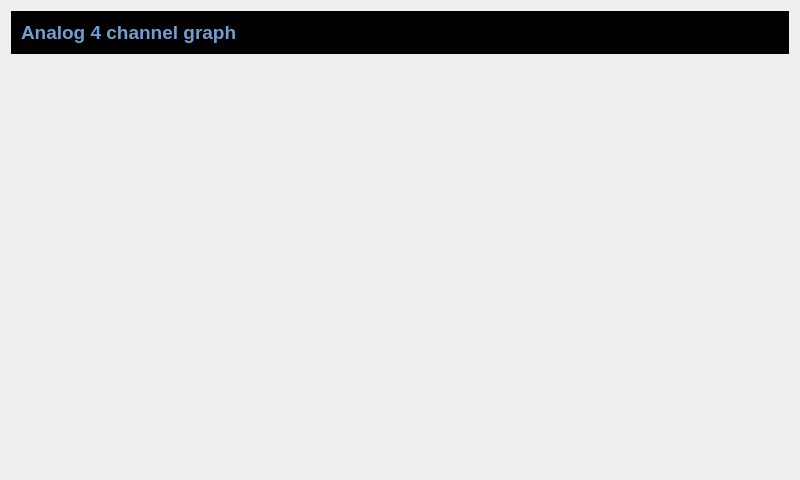
<?xml version="1.0" encoding="UTF-8"?>
<ui version="4.0">
 <class>analog</class>
 <widget class="QWidget" name="analog">
  <property name="geometry">
   <rect>
    <x>0</x>
    <y>0</y>
    <width>800</width>
    <height>480</height>
   </rect>
  </property>
  <property name="windowTitle">
   <string>Form</string>
  </property>
  <layout class="QVBoxLayout" name="verticalLayout">
   <item>
    <widget class="QFrame" name="frame">
     <property name="sizePolicy">
      <sizepolicy hsizetype="Preferred" vsizetype="Fixed">
       <horstretch>0</horstretch>
       <verstretch>0</verstretch>
      </sizepolicy>
     </property>
     <property name="styleSheet">
      <string notr="true">background-color: rgb(0, 0, 0);</string>
     </property>
     <property name="frameShape">
      <enum>QFrame::StyledPanel</enum>
     </property>
     <property name="frameShadow">
      <enum>QFrame::Raised</enum>
     </property>
     <layout class="QHBoxLayout" name="horizontalLayout">
      <item>
       <widget class="QLabel" name="label">
        <property name="font">
         <font>
          <pointsize>14</pointsize>
          <weight>75</weight>
          <bold>true</bold>
         </font>
        </property>
        <property name="styleSheet">
         <string notr="true">color: rgb(114, 159, 207);</string>
        </property>
        <property name="text">
         <string>Analog 4 channel graph</string>
        </property>
       </widget>
      </item>
      <item>
       <widget class="QPushButton" name="btnExit">
        <property name="sizePolicy">
         <sizepolicy hsizetype="Fixed" vsizetype="Fixed">
          <horstretch>0</horstretch>
          <verstretch>0</verstretch>
         </sizepolicy>
        </property>
        <property name="text">
         <string/>
        </property>
        <property name="flat">
         <bool>true</bool>
        </property>
       </widget>
      </item>
     </layout>
    </widget>
   </item>
   <item>
    <widget class="QCustomPlot" name="plot" native="true">
     <property name="sizePolicy">
      <sizepolicy hsizetype="Expanding" vsizetype="Preferred">
       <horstretch>0</horstretch>
       <verstretch>0</verstretch>
      </sizepolicy>
     </property>
    </widget>
   </item>
  </layout>
 </widget>
 <customwidgets>
  <customwidget>
   <class>QCustomPlot</class>
   <extends>QWidget</extends>
   <header>qcustomplot/qcustomplot.h</header>
   <container>1</container>
  </customwidget>
 </customwidgets>
 <resources/>
 <connections/>
</ui>
